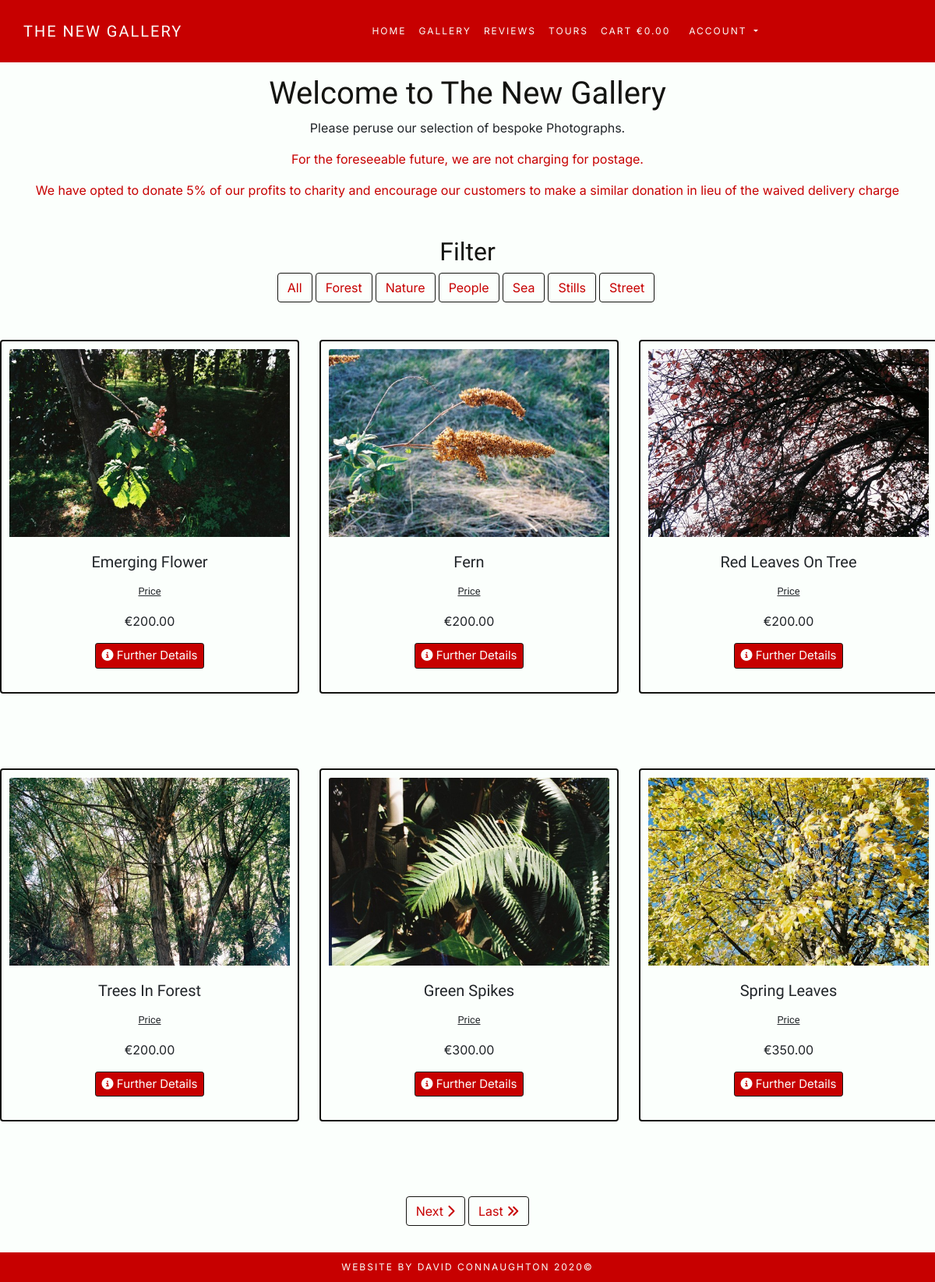
/photos/, run on the app's committed database.
### photos/models.py (models this page shows, shortened)
class Photo(models.Model):
    title = models.CharField(max_length=100)
    photographer = models.CharField(max_length=100)
    tag = models.CharField(max_length=20)
    description = models.CharField(max_length=300, null=True, blank=True)
    image_url = models.URLField(max_length=1000, null=True, blank=True)
    image = models.ImageField(null=True, blank=True)
    price = models.DecimalField(max_digits=6, decimal_places=2)

### photos/views.py (the view)
# urls.py: path('', views.photos, name='photos'),
def photos(request):
    photos = Photo.objects.all()
    query = request.GET.get('q')
    if query:
        photos = Photo.objects.filter(
            Q(tag__icontains=query)
        ).distinct()
    paginator = Paginator(photos, 6)
    page = request.GET.get('page')
    photos = paginator.get_page(page)
    context = {
        'photos': photos,
    }
    return render(request, 'photos/photos.html', context)

### cart/contexts.py (called while the page is built, shortened)
def cart_contents(request):
    cart_items = []
    total = 0
    photo_count = 0
    cart = request.session.get('cart', {})
    context = {
        'cart_items': cart_items,
        'total': total,
        'photo_count': photo_count,
    }
    return context

### photos/templates/photos/photos.html (shortened to what this page needs)
{% extends "base.html" %}
{% load static %}
{% block extra_css %}
<link rel="stylesheet" href="{% static 'photos/css/photos.css' %}">
{% endblock %}
{% block content %}
    <div class="container-fluid mx-auto row justify-content-center">
        <h1 class="mt-5 pt-5 header">Welcome to The New Gallery</h1>
        <br>
    </div>
    <article>
        <p class="text-center">Please peruse our selection of bespoke Photographs.</p>
        <p class="text-center charity">For the foreseeable future, we are not charging for postage.</p>
        <p class="text-center mb-5 charity">We have opted to donate 5% of our profits to charity and encourage our customers to make a similar donation in lieu of the waived delivery charge</p>
    </article>
    <section>
        <div class="container-fluid mx-auto row justify-content-center">
            <div class="row">
                <div class="col-12 mx-auto">
                    <h2 class="text-center header">Filter</h2>
                    <form class="medium-filter">
                        <div class="input-group">
                            <a href="{% url 'photos' %}" class="btn btn-outline page-button mr-1">All</a>
                            <input class="btn btn-outline page-button mr-1" type="submit" name="q" value="Forest">
                            <br>
                            <input class="btn btn-outline page-button mr-1" type="submit" name="q" value="Nature">
                            <br>
                            <input class="btn btn-outline page-button mr-1" type="submit" name="q" value="People">
                            <br>
                            <input class="btn btn-outline page-button mr-1" type="submit" name="q" value="Sea">
                            <br>
                            <input class="btn btn-outline page-button mr-1" type="submit" name="q" value="Stills">
                            <br>
                            <input class="btn btn-outline page-button mr-1" type="submit" name="q" value="Street">
                        </div>
                    </form>
                </div>
            </div>
        </div>
    </section>
    <section>
        <div class="row">
            {% for photo in photos %}
                <div class="col-12 col-md-4">
                    <div class="card m-5 mx-auto text-center card-outline">
                        <img class="card-img-top" src="{{ photo.image.url }}" alt="Card image cap">
                        <div class="card-body">
                            <h5 class="card-title">{{ photo.title }}</h5>
                            <p>
                                <small class="small">Price</small>
                            </p>
                            <p class="card-text">€{{ photo.price }}</p>
                            <a href="{% url 'photo_detail' photo.id %}" class="btn btn-sm info-button">
                                <i class="fas fa-info-circle"></i>
                                    Further Details
                            </a>
                        </div>
                    </div>
                </div>
            {% endfor %}
        </div>
    </section>
    <section>
        <div class="m-5 text-center">
            <div class="row">
                <div class="col-12">
                    {% if photos.has_next %}
                        <a href="?page={{ photos.next_page_number }}" class="btn btn-outline page-button">
                            Next <i class="fas fa-chevron-right"></i></a>
                        <a href="?page={{ photos.paginator.num_pages }}" class="btn btn-outline page-button">
                            Last <i class="fas fa-angle-double-right"></i></a>
                    {% endif %}
                </div>
            </div>
        </div>
    </section>
    <br>
{% endblock %}

### static/css/base.css (style rules this page uses)
html { height: 100%; }
body { font-family: 'Inter', sans-serif !important; background-color: #FBFFFC; }
h1, h2, h3, h4, h5, .small { font-family: 'Work Sans', sans-serif !important; }
.header { color: #141411; }
.info-button { color: #FBFFFC; background-color: #c70000; border-color: #141411; font-size: 15px; text-transform: capitalize; text-decoration: none; }
.card { width: 24rem; }
.card-outline { border: solid #141411 2px; background-color: #FBFFFC; padding: 10px; }
.card-title { text-transform: capitalize; }
.page-button { color: #c70000; border-color: #141411; }
.small { text-decoration: underline; }

### photos/static/photos/css/photos.css (style rules this page uses)
.charity { color: #c70000; }

### data on the page
Photo: image (picture), title "Emerging Flower", price "200.00"
Photo: image (picture), title "Fern", price "200.00"
Photo: image (picture), title "Red Leaves On Tree", price "200.00"
Photo: image (picture), title "Trees In Forest", price "200.00"
Photo: image (picture), title "Green Spikes", price "300.00"
Photo: image (picture), title "Spring Leaves", price "350.00"
